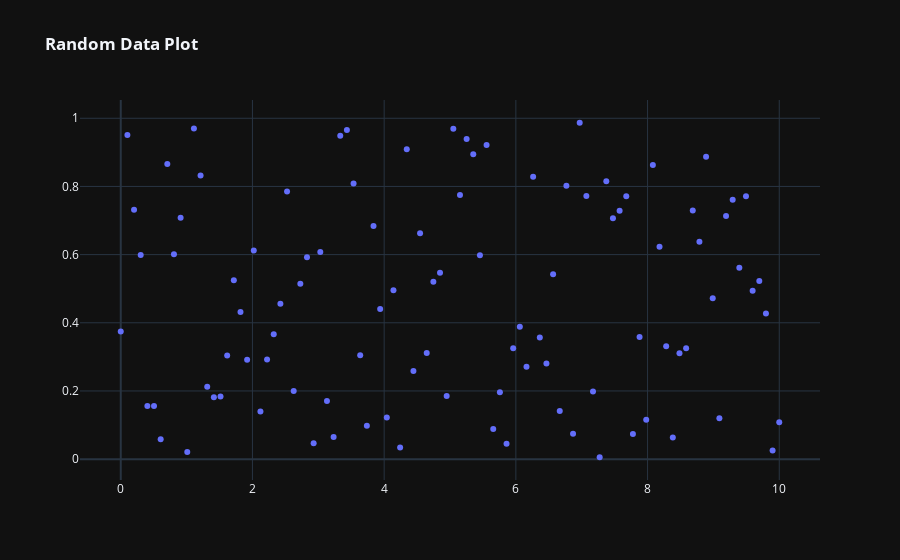

Notebook code cell kept with this figure:
### Code cell
# 図を作成
pl.dark_mode()
# pl.thesis_layout()
fig = go.Figure()
# pl.update_layout()

# ランダムデータを散布図としてプロット
fig.add_trace(go.Scatter(x=x, y=y, mode='markers', name='Random Data'))

# カスタムテンプレートが適用されているか確認
fig.update_layout(title=dict(text='<b>Random Data Plot'))

# 図を表示
fig.show()
